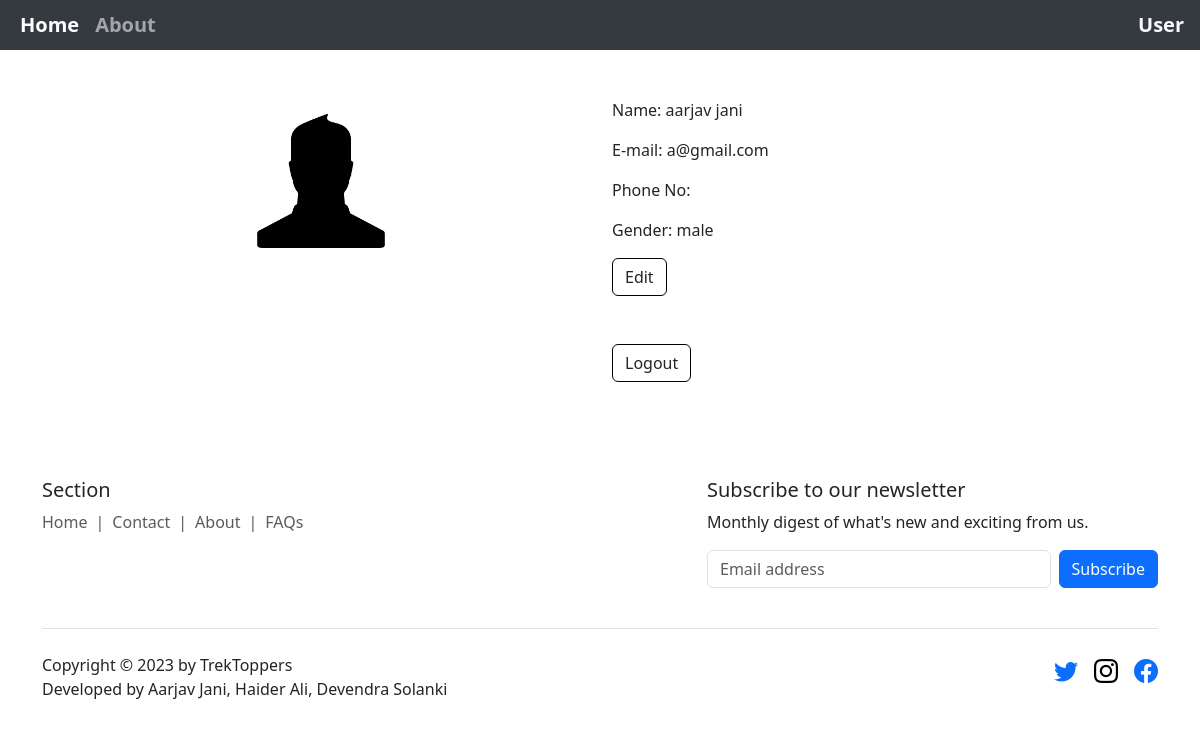
Page /Userpage.php (signed in) on the committed database.
### tables this page shows
CREATE TABLE `user` (
  `user_id` varchar(20) NOT NULL,
  `email` varchar(30) NOT NULL,
  `password` varchar(12) NOT NULL,
  `firstname` varchar(30) NOT NULL,
  `lastname` varchar(30) DEFAULT NULL,
  `phoneno` bigint(10) DEFAULT NULL,
  `dob` date DEFAULT NULL,
  `gender` varchar(6) DEFAULT NULL CHECK (`gender` in ('male','female'))
);

### Userpage.php (the view, shortened to what this page needs)
<!doctype html>
<html lang="en">
<head>
    <link href="./node_modules/bootstrap/dist/css/bootstrap.min.css" rel="stylesheet">
    <link rel="stylesheet" href="https://cdn.jsdelivr.net/npm/bootstrap-icons@1.10.5/font/bootstrap-icons.css">
    <link rel="stylesheet" href="./style/navbar-link.css">
    <link rel="stylesheet" href="./style/navbar-toggler.css">
    <link rel="stylesheet" href="./style/footer-media-handles.css">
    <?php
    include './db_connection.php';
    ?>
</head>
<body>
    <nav class="navbar navbar-expand-md sticky-top bg-body-secondary bg-light navbar-light" data-bs-theme="dark">
        <div class="container-fluid">
            <div class="collapse navbar-collapse" id="navbarSupportedContent">
                <ul class="navbar-nav me-auto mb-2 mb-lg-0 fw-bold">
                    <li class="nav-item">
                        <a class="nav-link fs-5 active" aria-current="page" href="#">Home</a>
                    </li>
                    <li class="nav-item">
                        <a class="nav-link fs-5" href="./about.php">About</a>
                    </li>
                    <?php
                    if ($_SESSION['authentication'] == True) {
                        echo '<li class="nav-item position position-fixed end-0 me-2">';
                        echo '<a class="nav-link fs-5 link-light" href="./userpage.php">User</a>';
                        echo '</li>';
                    } else {
                        echo '<li class="nav-item position position-fixed end-0 me-2">';
                        echo '<a class="nav-link fs-5 link-light" href="./login.php">Login</a>';
                        echo '</li>';
                    }
                    ?>
                </ul>
            </div>
        </div>
    </nav>
    <div class="container text-center">
        <div class="row mt-5 mx-auto">
            <div class="col-6">
                <form action="" class="mx-auto mt-3">
                    <img src="./Images/User/user-icon.png" alt="Profile Image" class="rounded-3 w-25">
                </form>
            </div>
            <div class="col-6 text-start">
                <?php
                $user = $_SESSION['user'];
                $sql = "SELECT * FROM `user` WHERE user_id = '$user'";
                $result = mysqli_query($conn, $sql);
                $row = mysqli_fetch_assoc($result);
                ?>
                <p>Name: <?php echo $row['firstname'] . ' ' . $row['lastname']; ?></p>
                <p>E-mail: <?php echo $row['email']; ?></p>
                <p>Phone No: <?php echo $row['phoneno']; ?></p>
                <p>Gender: <?php echo $row['gender']; ?></p>
                <div class="gap-2 mx-auto mb-5 mt-3">
                    <button class="btn border-1 border-black fs-6" type="button" data-bs-toggle="modal" data-bs-target="#EditModal">Edit</button>
                </div>
                <form id="logoutForm" action="logout_backend.php" method="post">
                    <div class="gap-2 mx-auto mb-5 mt-3">
                        <button class="btn border-1 border-black fs-6" type="submit">Logout</button>
                    </div>
                </form>
            </div>
        </div>
    </div>
    <div class="container">
        <footer class="py-5">
            <div class="row">
                <div class="col-md-6 mb-3">
                    <h5>Section</h5>
                    <nav style="--bs-breadcrumb-divider: '|';" aria-label="breadcrumb">
                        <ol class="breadcrumb">
                            <li class="breadcrumb-item">
                                <a href="./index.php" class="text-body-secondary link-underline link-underline-opacity-0">Home</a>
                            </li>
                            <li class="breadcrumb-item">
                                <a href="./contact.php" class="text-body-secondary link-underline link-underline-opacity-0">Contact</a>
                            </li>
                            <li class="breadcrumb-item">
                                <a href="./about.php" class="text-body-secondary link-underline link-underline-opacity-0">About</a>
                            </li>
                            <li class="breadcrumb-item">
                                <a href="#" class="text-body-secondary link-underline link-underline-opacity-0">FAQs</a>
                            </li>
                        </ol>
                    </nav>
                </div>
                <div class="col-md-5 offset-md-1 mb-3">
                    <form>
                        <h5>Subscribe to our newsletter</h5>
                        <p>Monthly digest of what's new and exciting from us.</p>
                        <div class="d-flex flex-column flex-sm-row w-100 gap-2">
                            <input id="newsletter1" type="text" class="form-control" placeholder="Email address">
                            <button class="btn btn-primary" type="button">Subscribe</button>
                        </div>
                    </form>
                </div>
            </div>
            <div class="d-flex flex-column flex-sm-row justify-content-between py-4 my-4 border-top">
                <div class="col-md-6">
                    Copyright © 2023 by TrekToppers <br>
                    Developed by Aarjav Jani, Haider Ali, Devendra Solanki
                </div>
                <div class="col-md-6 position-relative">
                    <ul class="list-unstyled d-flex position-absolute end-0 left-on-small">
                        <li class="ms-3">
                            <a class="link-body-emphasis" href="#">
                                <i class="bi bi-twitter text-primary fs-4 inc-fs-on-small"></i>
                            </a>
                        </li>
                        <li class="ms-3">
                            <a class="link-body-emphasis" href="#">
                                <i class="bi bi-instagram fs-4 inc-fs-on-small"></i>
                            </a>
                        </li>
                        <li class="ms-3">
                            <a class="link-body-emphasis" href="#">
                                <i class="bi bi-facebook text-primary fs-4 inc-fs-on-small"></i>
                            </a>
                        </li>
                    </ul>
                </div>
            </div>
        </footer>
    </div>
</body>

### style/navbar-link.css (style rules this page uses)
a.nav-link { text-transform: capitalize; text-decoration: none; display: inline-block; padding: 2px 9px; position: relative; }
a.nav-link:after { background: none repeat scroll 0 0 transparent; bottom: 0; content: ""; display: block; height: 2px; left: 50%; position: absolute; background: white; transition: width 0.3s ease 0s, left 0.3s ease 0s; width: 0; }

### rows in the picture
user: firstname "aarjav", lastname "jani", email "a@gmail.com", gender "male"
